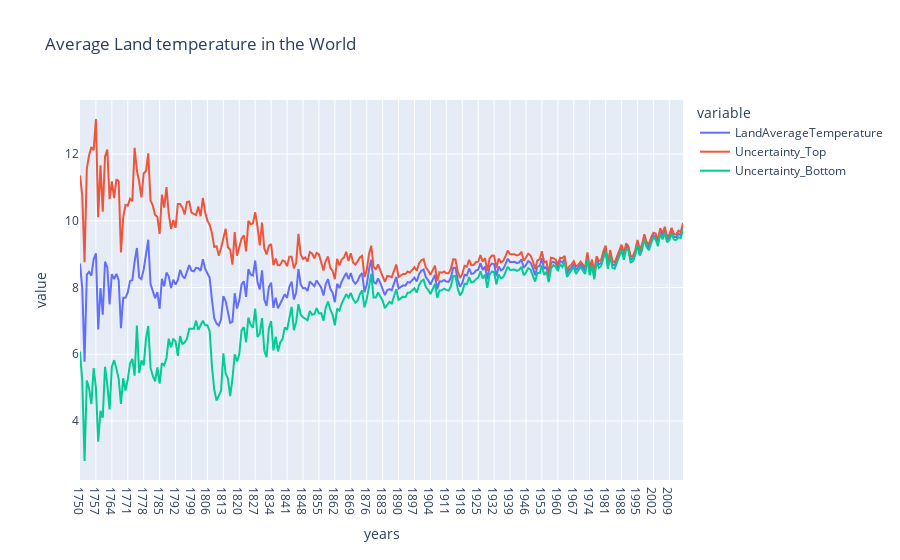

Notebook code cell kept with this figure:
### Markdown cell above
Now, we plot.

### Code cell
fig = px.line(data, x = 'years', y = ['LandAverageTemperature', 'Uncertainty_Top', 'Uncertainty_Bottom'], title= 'Average Land temperature in the World')

fig.show()

### Figure 1 — Plotly figure (JSON) as saved in the notebook; plotly's stock layout.template omitted (floating-point values rounded to 4 significant figures; data arrays with more than 128 entries replaced by an {"elided": "..."} marker saying what was removed)
{"data": [{"hovertemplate": "variable=LandAverageTemperature<br>years=%{x}<br>value=%{y}<extra></extra>", "legendgroup": "LandAverageTemperature", "line": {"color": "#636efa", "dash": "solid"}, "marker": {"symbol": "circle"}, "mode": "lines", "name": "LandAverageTemperature", "orientation": "v", "showlegend": true, "type": "scatter", "x": {"elided": "266 str values"}, "xaxis": "x", "y": {"elided": "266 float values"}, "yaxis": "y"}, {"hovertemplate": "variable=Uncertainty_Top<br>years=%{x}<br>value=%{y}<extra></extra>", "legendgroup": "Uncertainty_Top", "line": {"color": "#EF553B", "dash": "solid"}, "marker": {"symbol": "circle"}, "mode": "lines", "name": "Uncertainty_Top", "orientation": "v", "showlegend": true, "type": "scatter", "x": {"elided": "266 str values"}, "xaxis": "x", "y": {"elided": "266 float values"}, "yaxis": "y"}, {"hovertemplate": "variable=Uncertainty_Bottom<br>years=%{x}<br>value=%{y}<extra></extra>", "legendgroup": "Uncertainty_Bottom", "line": {"color": "#00cc96", "dash": "solid"}, "marker": {"symbol": "circle"}, "mode": "lines", "name": "Uncertainty_Bottom", "orientation": "v", "showlegend": true, "type": "scatter", "x": {"elided": "266 str values"}, "xaxis": "x", "y": {"elided": "266 float values"}, "yaxis": "y"}], "layout": {"legend": {"title": {"text": "variable"}, "tracegroupgap": 0}, "title": {"text": "Average Land temperature in the World"}, "xaxis": {"anchor": "y", "domain": [0, 1], "title": {"text": "years"}}, "yaxis": {"anchor": "x", "domain": [0, 1], "title": {"text": "value"}}}}
